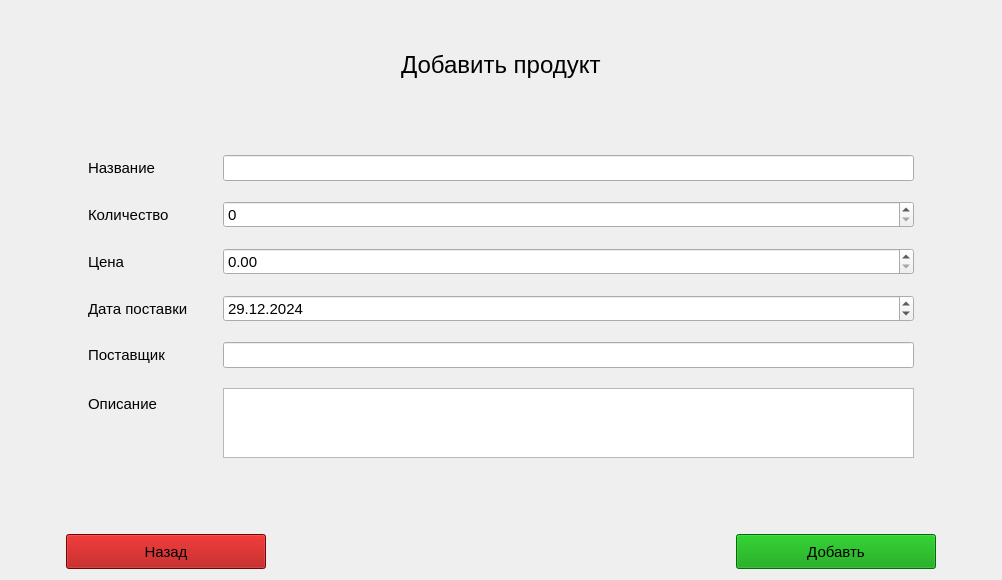
<?xml version="1.0" encoding="UTF-8"?>
<ui version="4.0">
 <class>AddForm</class>
 <widget class="QWidget" name="AddForm">
  <property name="geometry">
   <rect>
    <x>0</x>
    <y>0</y>
    <width>1002</width>
    <height>580</height>
   </rect>
  </property>
  <property name="windowTitle">
   <string>Form</string>
  </property>
  <layout class="QGridLayout" name="gridLayout">
   <item row="1" column="4">
    <spacer name="horizontalSpacer_2">
     <property name="orientation">
      <enum>Qt::Orientation::Horizontal</enum>
     </property>
     <property name="sizeType">
      <enum>QSizePolicy::Policy::Maximum</enum>
     </property>
     <property name="sizeHint" stdset="0">
      <size>
       <width>350</width>
       <height>20</height>
      </size>
     </property>
    </spacer>
   </item>
   <item row="3" column="6">
    <spacer name="verticalSpacer_2">
     <property name="orientation">
      <enum>Qt::Orientation::Vertical</enum>
     </property>
     <property name="sizeType">
      <enum>QSizePolicy::Policy::Maximum</enum>
     </property>
     <property name="sizeHint" stdset="0">
      <size>
       <width>20</width>
       <height>400</height>
      </size>
     </property>
    </spacer>
   </item>
   <item row="8" column="0">
    <spacer name="verticalSpacer_6">
     <property name="orientation">
      <enum>Qt::Orientation::Vertical</enum>
     </property>
     <property name="sizeType">
      <enum>QSizePolicy::Policy::Preferred</enum>
     </property>
     <property name="sizeHint" stdset="0">
      <size>
       <width>20</width>
       <height>40</height>
      </size>
     </property>
    </spacer>
   </item>
   <item row="1" column="2">
    <spacer name="horizontalSpacer">
     <property name="orientation">
      <enum>Qt::Orientation::Horizontal</enum>
     </property>
     <property name="sizeType">
      <enum>QSizePolicy::Policy::Maximum</enum>
     </property>
     <property name="sizeHint" stdset="0">
      <size>
       <width>350</width>
       <height>20</height>
      </size>
     </property>
    </spacer>
   </item>
   <item row="3" column="5">
    <spacer name="horizontalSpacer_6">
     <property name="orientation">
      <enum>Qt::Orientation::Horizontal</enum>
     </property>
     <property name="sizeType">
      <enum>QSizePolicy::Policy::Preferred</enum>
     </property>
     <property name="sizeHint" stdset="0">
      <size>
       <width>40</width>
       <height>200</height>
      </size>
     </property>
    </spacer>
   </item>
   <item row="5" column="3">
    <spacer name="verticalSpacer_4">
     <property name="orientation">
      <enum>Qt::Orientation::Vertical</enum>
     </property>
     <property name="sizeType">
      <enum>QSizePolicy::Policy::Preferred</enum>
     </property>
     <property name="sizeHint" stdset="0">
      <size>
       <width>20</width>
       <height>200</height>
      </size>
     </property>
    </spacer>
   </item>
   <item row="2" column="3">
    <spacer name="verticalSpacer_3">
     <property name="orientation">
      <enum>Qt::Orientation::Vertical</enum>
     </property>
     <property name="sizeType">
      <enum>QSizePolicy::Policy::Preferred</enum>
     </property>
     <property name="sizeHint" stdset="0">
      <size>
       <width>20</width>
       <height>200</height>
      </size>
     </property>
    </spacer>
   </item>
   <item row="3" column="2" colspan="3">
    <layout class="QFormLayout" name="formLayout">
     <property name="horizontalSpacing">
      <number>35</number>
     </property>
     <property name="verticalSpacing">
      <number>20</number>
     </property>
     <item row="0" column="0">
      <widget class="QLabel" name="label_2">
       <property name="font">
        <font>
         <family>Leelawadee UI</family>
         <pointsize>11</pointsize>
        </font>
       </property>
       <property name="text">
        <string>Название</string>
       </property>
      </widget>
     </item>
     <item row="0" column="1">
      <widget class="QLineEdit" name="lineEdit_name">
       <property name="font">
        <font>
         <family>Leelawadee UI</family>
         <pointsize>11</pointsize>
        </font>
       </property>
      </widget>
     </item>
     <item row="1" column="0">
      <widget class="QLabel" name="label_3">
       <property name="font">
        <font>
         <family>Leelawadee UI</family>
         <pointsize>11</pointsize>
        </font>
       </property>
       <property name="text">
        <string>Количество</string>
       </property>
      </widget>
     </item>
     <item row="1" column="1">
      <widget class="QSpinBox" name="spinBox_count">
       <property name="font">
        <font>
         <family>Leelawadee UI</family>
         <pointsize>11</pointsize>
        </font>
       </property>
       <property name="maximum">
        <number>1000000000</number>
       </property>
      </widget>
     </item>
     <item row="2" column="0">
      <widget class="QLabel" name="label_4">
       <property name="font">
        <font>
         <family>Leelawadee UI</family>
         <pointsize>11</pointsize>
        </font>
       </property>
       <property name="text">
        <string>Цена</string>
       </property>
      </widget>
     </item>
     <item row="2" column="1">
      <widget class="QDoubleSpinBox" name="doubleSpinBox_price">
       <property name="font">
        <font>
         <family>Leelawadee UI</family>
         <pointsize>11</pointsize>
        </font>
       </property>
       <property name="maximum">
        <double>9999999999.989999771118164</double>
       </property>
       <property name="singleStep">
        <double>0.010000000000000</double>
       </property>
      </widget>
     </item>
     <item row="3" column="0">
      <widget class="QLabel" name="label_5">
       <property name="font">
        <font>
         <family>Leelawadee UI</family>
         <pointsize>11</pointsize>
        </font>
       </property>
       <property name="text">
        <string>Дата поставки</string>
       </property>
      </widget>
     </item>
     <item row="3" column="1">
      <widget class="QDateEdit" name="dateEdit_dateIn">
       <property name="font">
        <font>
         <family>Leelawadee UI</family>
         <pointsize>11</pointsize>
        </font>
       </property>
       <property name="dateTime">
        <datetime>
         <hour>0</hour>
         <minute>0</minute>
         <second>0</second>
         <year>2024</year>
         <month>12</month>
         <day>29</day>
        </datetime>
       </property>
       <property name="maximumDate">
        <date>
         <year>9999</year>
         <month>12</month>
         <day>29</day>
        </date>
       </property>
       <property name="displayFormat">
        <string>dd.MM.yyyy</string>
       </property>
      </widget>
     </item>
     <item row="4" column="0">
      <widget class="QLabel" name="label_6">
       <property name="font">
        <font>
         <family>Leelawadee UI</family>
         <pointsize>11</pointsize>
        </font>
       </property>
       <property name="text">
        <string>Поставщик</string>
       </property>
      </widget>
     </item>
     <item row="4" column="1">
      <widget class="QLineEdit" name="lineEdit_supplier">
       <property name="font">
        <font>
         <family>Leelawadee UI</family>
         <pointsize>11</pointsize>
        </font>
       </property>
      </widget>
     </item>
     <item row="5" column="0">
      <widget class="QLabel" name="label_9">
       <property name="font">
        <font>
         <family>Leelawadee UI</family>
         <pointsize>11</pointsize>
        </font>
       </property>
       <property name="text">
        <string>Описание</string>
       </property>
      </widget>
     </item>
     <item row="5" column="1">
      <widget class="QTextEdit" name="textEdit_about">
       <property name="font">
        <font>
         <family>Leelawadee UI</family>
         <pointsize>11</pointsize>
        </font>
       </property>
      </widget>
     </item>
    </layout>
   </item>
   <item row="1" column="3">
    <widget class="QLabel" name="label">
     <property name="font">
      <font>
       <family>Leelawadee UI</family>
       <pointsize>18</pointsize>
       <bold>false</bold>
      </font>
     </property>
     <property name="text">
      <string>Добавить продукт</string>
     </property>
    </widget>
   </item>
   <item row="3" column="1">
    <spacer name="horizontalSpacer_5">
     <property name="orientation">
      <enum>Qt::Orientation::Horizontal</enum>
     </property>
     <property name="sizeType">
      <enum>QSizePolicy::Policy::Preferred</enum>
     </property>
     <property name="sizeHint" stdset="0">
      <size>
       <width>40</width>
       <height>200</height>
      </size>
     </property>
    </spacer>
   </item>
   <item row="0" column="3">
    <spacer name="verticalSpacer_5">
     <property name="orientation">
      <enum>Qt::Orientation::Vertical</enum>
     </property>
     <property name="sizeType">
      <enum>QSizePolicy::Policy::MinimumExpanding</enum>
     </property>
     <property name="sizeHint" stdset="0">
      <size>
       <width>20</width>
       <height>40</height>
      </size>
     </property>
    </spacer>
   </item>
   <item row="6" column="0" rowspan="2" colspan="7">
    <layout class="QHBoxLayout" name="horizontalLayout">
     <item>
      <spacer name="horizontalSpacer_4">
       <property name="orientation">
        <enum>Qt::Orientation::Horizontal</enum>
       </property>
       <property name="sizeType">
        <enum>QSizePolicy::Policy::Preferred</enum>
       </property>
       <property name="sizeHint" stdset="0">
        <size>
         <width>140</width>
         <height>20</height>
        </size>
       </property>
      </spacer>
     </item>
     <item>
      <widget class="QPushButton" name="pushButton_Cancel">
       <property name="sizePolicy">
        <sizepolicy hsizetype="Maximum" vsizetype="Fixed">
         <horstretch>0</horstretch>
         <verstretch>0</verstretch>
        </sizepolicy>
       </property>
       <property name="minimumSize">
        <size>
         <width>200</width>
         <height>35</height>
        </size>
       </property>
       <property name="font">
        <font>
         <family>Leelawadee UI</family>
         <pointsize>11</pointsize>
        </font>
       </property>
       <property name="cursor">
        <cursorShape>PointingHandCursor</cursorShape>
       </property>
       <property name="styleSheet">
        <string notr="true">background-color:rgb(170, 0, 0);</string>
       </property>
       <property name="text">
        <string>Назад</string>
       </property>
      </widget>
     </item>
     <item>
      <spacer name="horizontalSpacer_3">
       <property name="orientation">
        <enum>Qt::Orientation::Horizontal</enum>
       </property>
       <property name="sizeType">
        <enum>QSizePolicy::Policy::Maximum</enum>
       </property>
       <property name="sizeHint" stdset="0">
        <size>
         <width>550</width>
         <height>20</height>
        </size>
       </property>
      </spacer>
     </item>
     <item>
      <widget class="QPushButton" name="pushButton_Add">
       <property name="sizePolicy">
        <sizepolicy hsizetype="Maximum" vsizetype="Fixed">
         <horstretch>0</horstretch>
         <verstretch>0</verstretch>
        </sizepolicy>
       </property>
       <property name="minimumSize">
        <size>
         <width>200</width>
         <height>35</height>
        </size>
       </property>
       <property name="font">
        <font>
         <family>Leelawadee UI</family>
         <pointsize>11</pointsize>
        </font>
       </property>
       <property name="cursor">
        <cursorShape>PointingHandCursor</cursorShape>
       </property>
       <property name="styleSheet">
        <string notr="true">background-color:rgb(0, 153, 0);</string>
       </property>
       <property name="text">
        <string>Добавть</string>
       </property>
      </widget>
     </item>
     <item>
      <spacer name="horizontalSpacer_7">
       <property name="orientation">
        <enum>Qt::Orientation::Horizontal</enum>
       </property>
       <property name="sizeType">
        <enum>QSizePolicy::Policy::Preferred</enum>
       </property>
       <property name="sizeHint" stdset="0">
        <size>
         <width>140</width>
         <height>20</height>
        </size>
       </property>
      </spacer>
     </item>
    </layout>
   </item>
   <item row="3" column="0">
    <spacer name="verticalSpacer">
     <property name="orientation">
      <enum>Qt::Orientation::Vertical</enum>
     </property>
     <property name="sizeType">
      <enum>QSizePolicy::Policy::Maximum</enum>
     </property>
     <property name="sizeHint" stdset="0">
      <size>
       <width>20</width>
       <height>400</height>
      </size>
     </property>
    </spacer>
   </item>
  </layout>
 </widget>
 <resources/>
 <connections/>
</ui>
